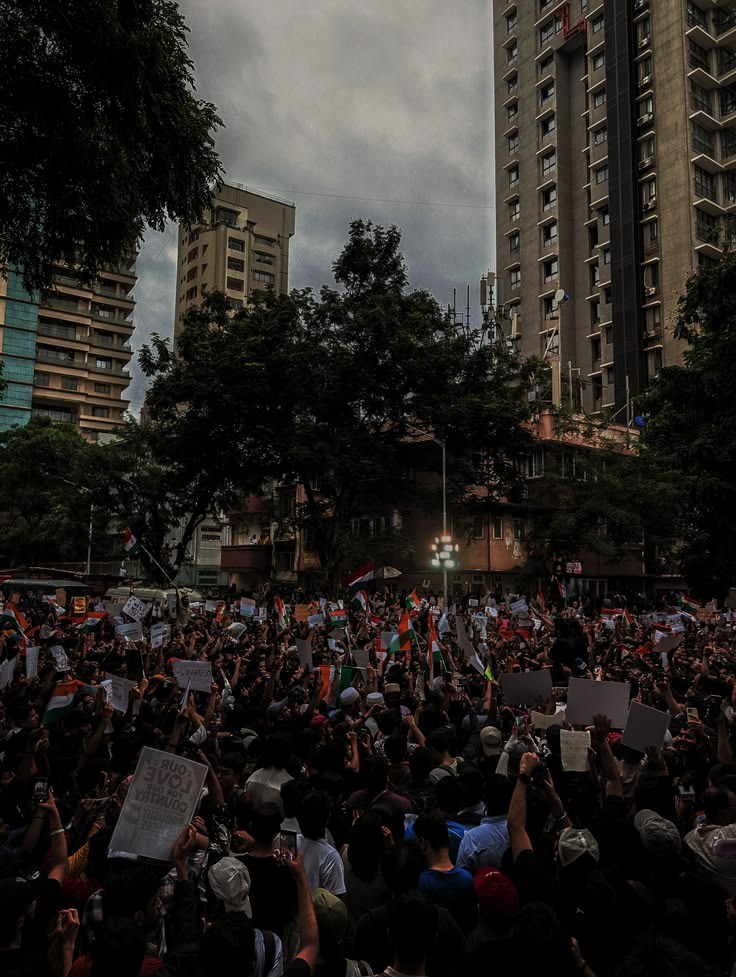
#> input picture admin_web/src/assets/crowd_anomaly.jpg, 736 x 977 px
$ python -i detector.py   (imports and definitions only)
#> lines starting #> are read from the running program, lines starting #| are printed output that depends on the picture
"""Real OpenCV detection layer.

Backends, tried in order:
  1. Ultralytics YOLO (only if CV_USE_YOLO=1 and a local model loads)
  2. OpenCV HOG people detector (bundled with opencv-python, no download)
  3. MOG2 background-subtraction blob counting (always available)

Everything fails soft: if a backend cannot load we move to the next one, and the
server still starts. Motion numbers are always computed with OpenCV.
"""

from __future__ import annotations

import os
from typing import Dict, List, Optional, Tuple

import cv2
import numpy as np

# Detection is run on a downscaled copy of the frame so it stays cheap on CPU.
DETECT_WIDTH = 480
MIN_BLOB_AREA = 120
YOLO_CONF = 0.25


class Detector:
    def __init__(self, use_yolo: Optional[bool] = None) -> None:
        self.backend = "blob"
        self._yolo = None
        self.model_name: Optional[str] = None
        self._hog: Optional[cv2.HOGDescriptor] = None

        if use_yolo is None:
            # YOLO is the primary detector by default; set CV_USE_YOLO=0 to force
            # the OpenCV-native HOG/MOG2 path.
            use_yolo = os.getenv("CV_USE_YOLO", "1") == "1"

        if use_yolo:
            self._try_load_yolo()
        if self.backend == "blob":
            self._try_load_hog()

        # Background subtractor for motion + blob counting (always on).
        self._mog = cv2.createBackgroundSubtractorMOG2(
            history=300, varThreshold=24, detectShadows=False
        )
        # -1 lets MOG2 adapt automatically; 0 freezes the learned background.
        self._learning_rate = -1.0

    def freeze_background(self) -> None:
        """Stop background adaptation so a slow-moving crowd is not absorbed."""
        self._learning_rate = 0.0

    def warm_background(self, frame: np.ndarray) -> None:
        """Train only the background model (no YOLO/HOG inference) - cheap warmup."""
        small = self._downscale(frame)
        self._mog.apply(small, learningRate=self._learning_rate)

    # ------------------------------------------------------------------ loaders
    def _try_load_yolo(self) -> None:
        primary = os.getenv("YOLO_MODEL", "yolo26n.pt")
        candidates = [primary, "yolo26n.pt", "yolo11n.pt", "yolov8n.pt"]
        seen = set()
        for model_path in candidates:
            if not model_path or model_path in seen:
                continue
            seen.add(model_path)
            try:
                from ultralytics import YOLO  # type: ignore

                model = YOLO(model_path)
                # Warm up so the first real frames are not slow.
                model.predict(np.zeros((320, 320, 3), dtype=np.uint8), verbose=False, classes=[0])
                self._yolo = model
                self.backend = "yolo"
                self.model_name = model_path
                return
            except Exception:
                continue
        self._yolo = None
        self.model_name = None

    def _try_load_hog(self) -> None:
        try:
            hog = cv2.HOGDescriptor()
            hog.setSVMDetector(cv2.HOGDescriptor_getDefaultPeopleDetector())
            self._hog = hog
            self.backend = "hog"
        except Exception:
            self._hog = None
            self.backend = "blob"

    # ------------------------------------------------------------------ detect
    def detect(self, frame: np.ndarray) -> Dict:
        """Return per-frame detection metrics for one frame."""
        small = self._downscale(frame)
        gray = cv2.cvtColor(small, cv2.COLOR_BGR2GRAY)

        # Cheap, always-available signal.
        fg = self._mog.apply(small, learningRate=self._learning_rate)
        _, fg = cv2.threshold(fg, 200, 255, cv2.THRESH_BINARY)
        fg = cv2.morphologyEx(fg, cv2.MORPH_OPEN, np.ones((3, 3), np.uint8))
        fg = cv2.morphologyEx(fg, cv2.MORPH_CLOSE, np.ones((9, 9), np.uint8))

        blob_count, centroids = self._blob_stats(fg)
        foreground_ratio = float(np.count_nonzero(fg)) / float(fg.size) if fg.size else 0.0

        person_count = blob_count
        detections: List[Tuple[int, int, int, int]] = []
        avg_confidence = 0.0

        if self.backend == "yolo" and self._yolo is not None:
            try:
                result = self._yolo.predict(small, verbose=False, classes=[0], conf=YOLO_CONF)
                boxes = result[0].boxes
                if boxes is not None:
                    xyxy = boxes.xyxy.cpu().numpy()
                    confs = boxes.conf.cpu().numpy()
                    detections = [tuple(int(v) for v in b) for b in xyxy]
                    person_count = len(detections)
                    avg_confidence = float(np.mean(confs)) if len(confs) else 0.0
                    # Detections give a reliable density signal; keep the larger of
                    # YOLO and the blob counter only when YOLO clearly under-counts.
                    if person_count == 0 and blob_count > 0:
                        person_count = blob_count
            except Exception:
                person_count = blob_count
                avg_confidence = 0.0
        elif self.backend == "hog" and self._hog is not None:
            try:
                rects, weights = self._hog.detectMultiScale(
                    small, winStride=(8, 8), padding=(8, 8), scale=1.05
                )
                detections = [tuple(int(v) for v in r) for r in rects]
                if len(weights):
                    avg_confidence = float(np.mean(weights))
                # HOG can double-count; keep it but blend with blobs for stability.
                person_count = max(len(detections), blob_count) if rects else blob_count
            except Exception:
                person_count = blob_count

        return {
            "person_count": int(person_count),
            "blob_count": int(blob_count),
            "foreground_ratio": round(foreground_ratio, 4),
            "avg_confidence": round(avg_confidence, 3),
            "centroids": centroids,
            "detections": detections,
            "backend": self.backend,
            "gray": gray,  # reused by the processor for frame differencing
        }

    # ------------------------------------------------------------------ helpers
    @staticmethod
    def _downscale(frame: np.ndarray) -> np.ndarray:
        h, w = frame.shape[:2]
        if w <= DETECT_WIDTH:
            return frame
        scale = DETECT_WIDTH / float(w)
        return cv2.resize(frame, (DETECT_WIDTH, int(h * scale)), interpolation=cv2.INTER_AREA)

    @staticmethod
    def _blob_stats(fg: np.ndarray) -> Tuple[int, List[Tuple[float, float]]]:
        contours, _ = cv2.findContours(fg, cv2.RETR_EXTERNAL, cv2.CHAIN_APPROX_SIMPLE)
        centroids: List[Tuple[float, float]] = []
        for contour in contours:
            if cv2.contourArea(contour) < MIN_BLOB_AREA:
                continue
            moments = cv2.moments(contour)
            if moments["m00"] == 0:
                continue
            centroids.append((moments["m10"] / moments["m00"], moments["m01"] / moments["m00"]))
        return len(centroids), centroids

>>> import cv2
>>> picture = cv2.imread('../../admin_web/src/assets/crowd_anomaly.jpg')
#> picture is the input picture: shape (977, 736, 3); mean B, G, R 35.1, 38.5, 42
>>> result = Detector().detect(picture)
#> (the call stopped at in _try_load_yolo, `model = YOLO(model_path)`: ultralytics is not available in this run)
#> in detect, `gray = cv2.cvtColor(small, cv2.COLOR_BGR2GRAY)`:
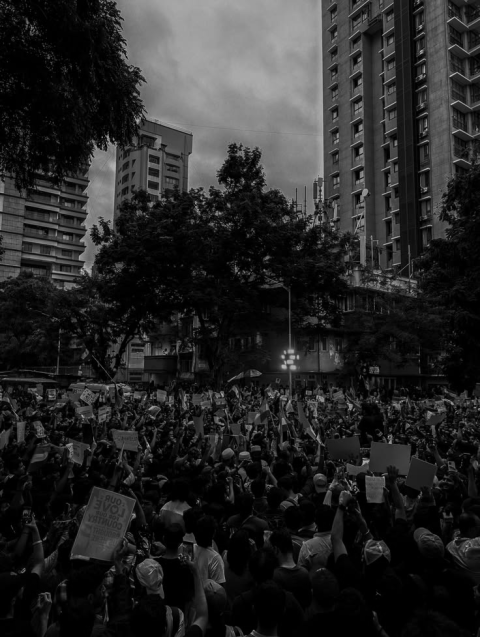
#> gray: shape (637, 480); min 0, max 196, mean 39.1
#> in detect, `fg = self._mog.apply(small, learningRate=self._learning_rate)`: fg: shape (637, 480); every value is 255
#> in _blob_stats, `contours, _ = cv2.findContours(fg, cv2.RETR_EXTERNAL, cv2.CHAIN_APPROX..`: contours = [[[0, 0], [0, 636], [479, 636], [479, 0]]]
#> the loop in _blob_stats, `for contour in contours:` made 1 pass
#> contour on pass 1: [[0, 0], [0, 636], [479, 636], [479, 0]]
#> after the loop in _blob_stats, `for contour in contours:`: centroids = [(239.5, 318)]
#> in detect, `blob_count, centroids = self._blob_stats(fg)`: blob_count = 1; centroids = [(239.5, 318)]
#> in detect, `foreground_ratio = float(np.count_nonzero(fg)) / float(fg.size) if fg...`: foreground_ratio = 1
#> in detect, `rects, weights = self._hog.detectMultiScale( small, winStride=(8, 8), ..`: rects = ()
#> in detect, `detections = [tuple(int(v) for v in r) for r in rects]`: detections = []
#> result = 8 items

$ run again, on admin_web/src/assets/public_gathering_2.jpg
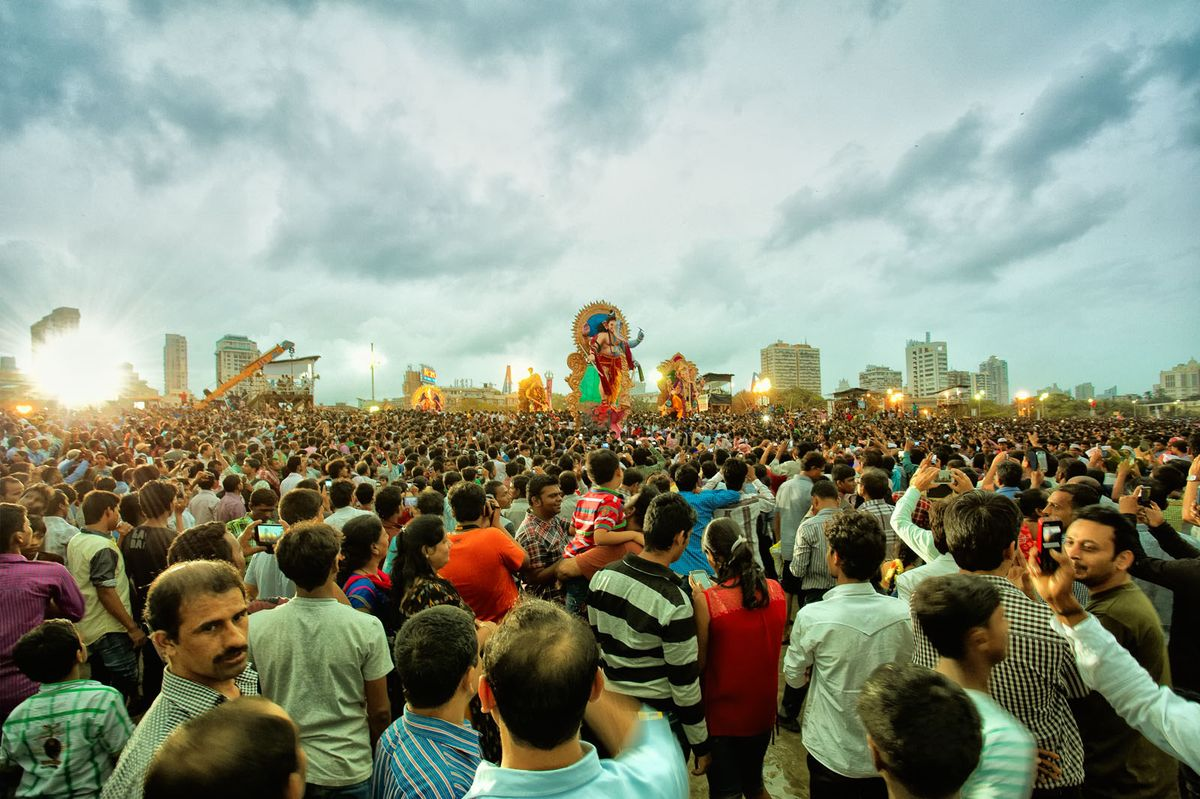
#> input picture admin_web/src/assets/public_gathering_2.jpg, 1200 x 799 px
#> picture is the input picture: shape (799, 1200, 3); mean B, G, R 128, 145.3, 137.9
#> in detect, `gray = cv2.cvtColor(small, cv2.COLOR_BGR2GRAY)`:
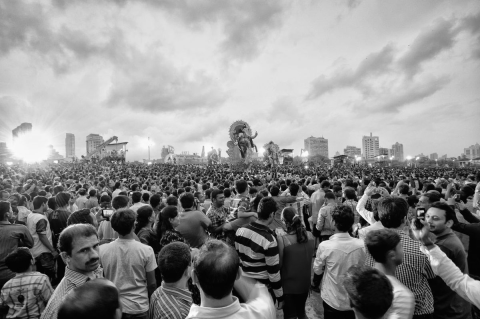
#> gray: shape (319, 480); min 1, max 253, mean 141.1
#> fg: shape (319, 480); every value is 255
#> contours = [[[0, 0], [0, 318], [479, 318], [479, 0]]]
#> the loop in _blob_stats, `for contour in contours:` made 1 pass
#> contour on pass 1: [[0, 0], [0, 318], [479, 318], [479, 0]]
#> after the loop in _blob_stats, `for contour in contours:`: centroids = [(239.5, 159)]
#> in detect, `blob_count, centroids = self._blob_stats(fg)`: blob_count = 1; centroids = [(239.5, 159)]
#> foreground_ratio = 1
#> rects = ()
#> detections = []
#> result = 8 items

$ run again, on admin_web/src/assets/public_gathering_3.jpg
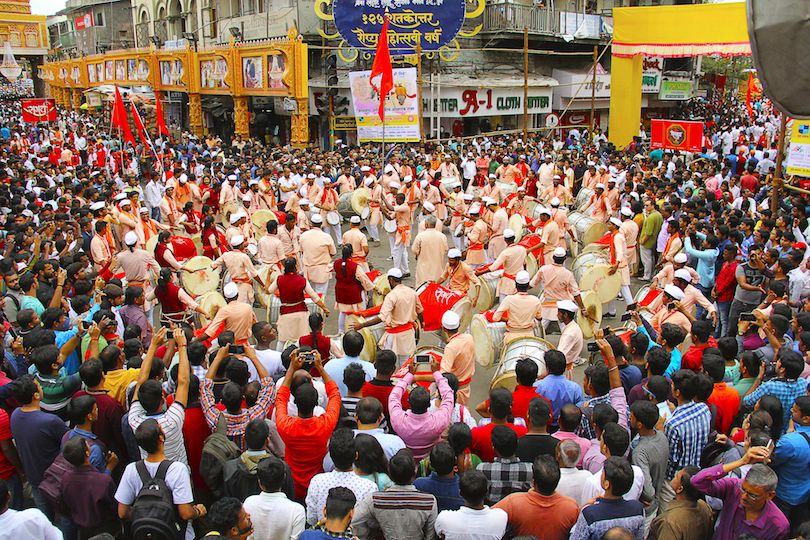
#> input picture admin_web/src/assets/public_gathering_3.jpg, 810 x 540 px
#> picture is the input picture: shape (540, 810, 3); mean B, G, R 91.2, 104.6, 132.1
#> in _downscale, `return cv2.resize(frame, (DETECT_WIDTH, int(h * scale)), interpolation..`:
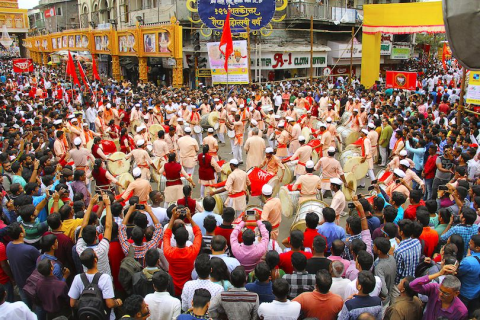
#> returned value: shape (320, 480, 3); mean of channels 0, 1, 2 91.2, 104.6, 132.1; drawn as B, G, R
#> in detect, `gray = cv2.cvtColor(small, cv2.COLOR_BGR2GRAY)`:
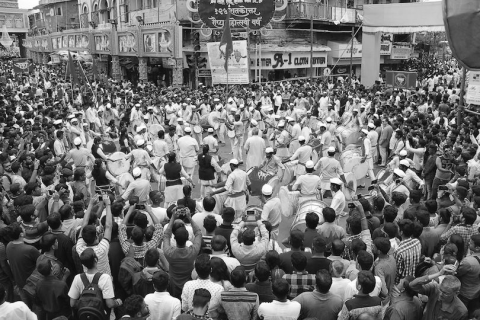
#> gray: shape (320, 480); min 5, max 254, mean 111.3
#> fg: shape (320, 480); every value is 255
#> contours = [[[0, 0], [0, 319], [479, 319], [479, 0]]]
#> the loop in _blob_stats, `for contour in contours:` made 1 pass
#> contour on pass 1: [[0, 0], [0, 319], [479, 319], [479, 0]]
#> after the loop in _blob_stats, `for contour in contours:`: centroids = [(239.5, 159.5)]
#> in detect, `blob_count, centroids = self._blob_stats(fg)`: blob_count = 1; centroids = [(239.5, 159.5)]
#> foreground_ratio = 1
#> rects = ()
#> detections = []
#> result = 8 items
